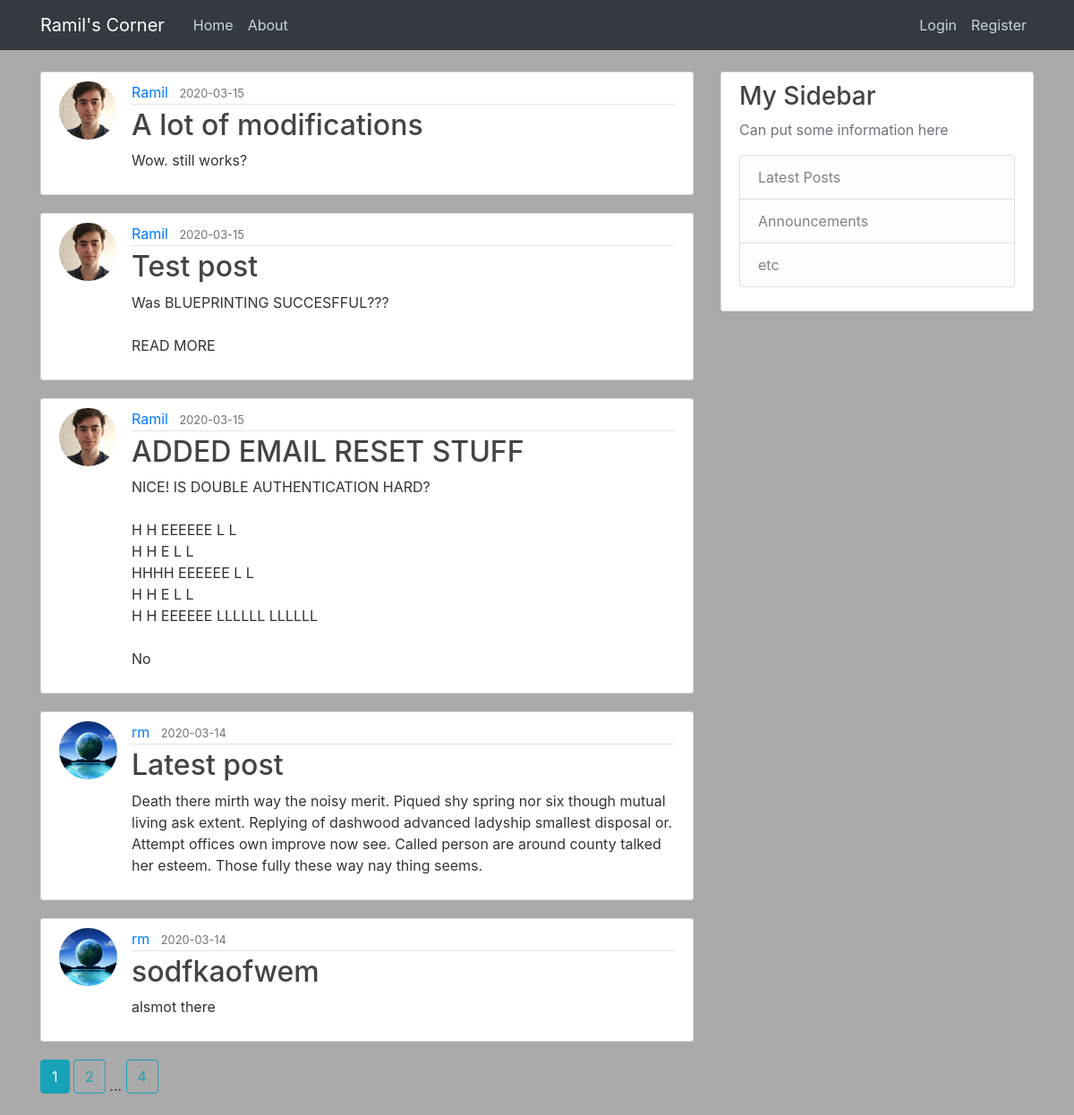
Page /home on the earlier database version.
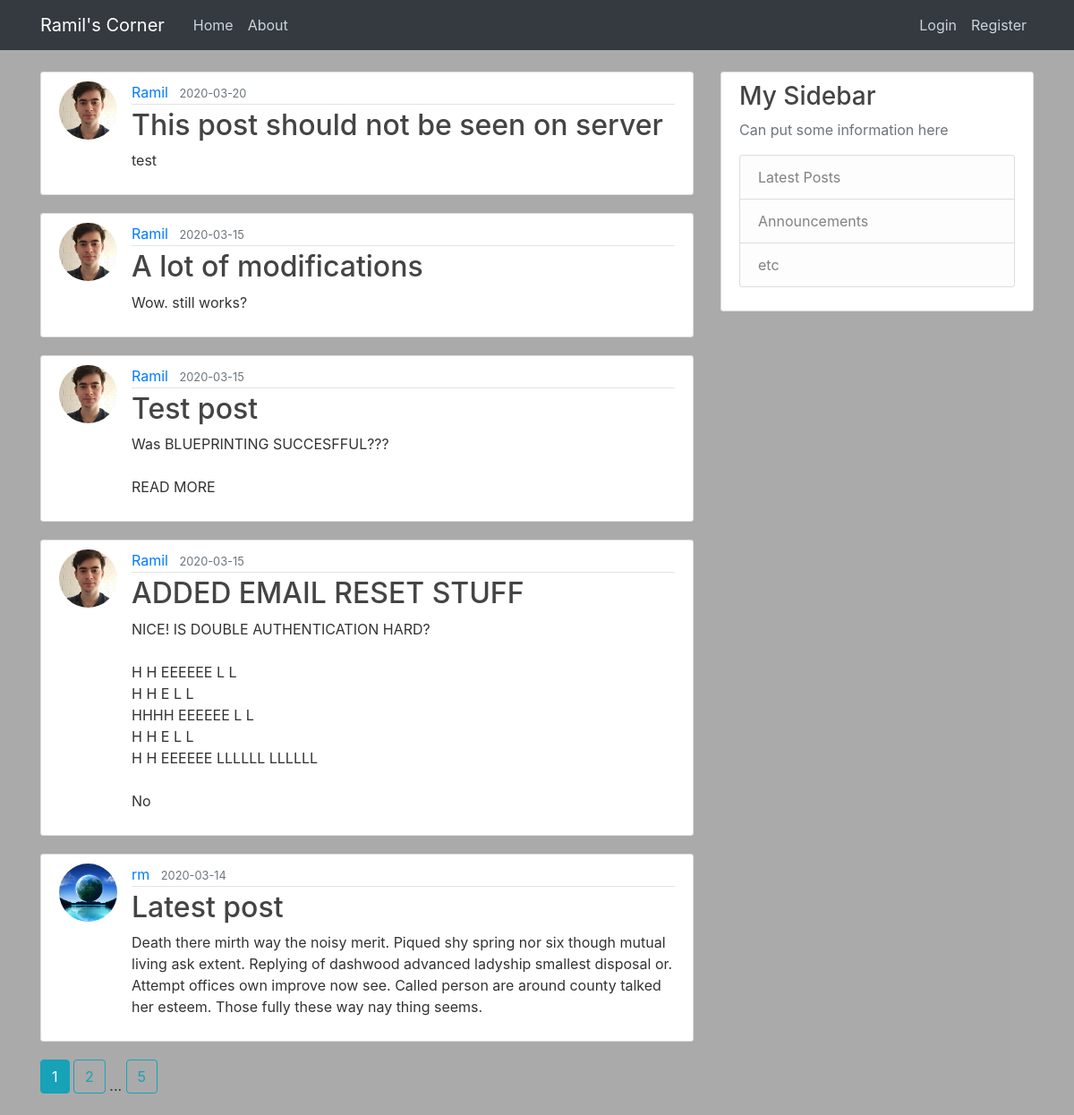
Same page on the later database version.
### flaskblog/models.py (models this page shows, shortened)
class Post(db.Model):
    id = db.Column(db.Integer, primary_key=True)
    title = db.Column(db.String(100), nullable=False)
    date_posted = db.Column(db.DateTime, nullable=False, default=datetime.utcnow)
    content = db.Column(db.Text, nullable=False)
    user_id = db.Column(db.Integer, db.ForeignKey('user.id'), nullable=False)

class User(db.Model, UserMixin):
    id = db.Column(db.Integer, primary_key=True)
    username = db.Column(db.String(20), unique=True, nullable=False)
    email = db.Column(db.String(120), unique=True, nullable=False)
    image_file = db.Column(db.String(20), nullable=False, default='default.jpg')
    password = db.Column(db.String(60), nullable=False)
    posts = db.relationship('Post', backref='author', lazy=True)

### flaskblog/main/routes.py (the view)
@main.route("/")
@main.route("/home")
def home():
    page = request.args.get('page', 1, type=int)
    posts = Post.query.order_by(Post.date_posted.desc()).paginate(page=page, per_page=5)
    return render_template('home.html', posts=posts)

### flaskblog/templates/home.html
{% extends "layout.html" %}
{% block content %}
    {% for post in posts.items %}
        <article class="media content-section">
          <img class="rounded-circle article-img" src="{{ url_for('static', filename='profile_pics/' + post.author.image_file) }}">
          <div class="media-body">
            <div class="article-metadata">
              <a class="mr-2" href="{{ url_for('users.user_posts', username=post.author.username) }}">{{ post.author.username }}</a>
              <small class="text-muted">{{ post.date_posted.strftime('%Y-%m-%d') }}</small>
            </div>
            <h2><a class="article-title" href="{{ url_for('posts.post', post_id=post.id) }}">{{ post.title }}</a></h2>
            <p class="article-content">{{ post.content }}</p>
          </div>
        </article>
    {% endfor %}
    {% for page_num in posts.iter_pages(left_edge=1, right_edge=1, left_current=1, right_current=2) %}
      {% if page_num %}
        {% if posts.page == page_num %}
          <a class="btn btn-info mb-4" href="{{ url_for('main.home', page=page_num) }}"> {{ page_num }} </a>
        {% else %}
          <a class="btn btn-outline-info mb-4" href="{{ url_for('main.home', page=page_num) }}"> {{ page_num }} </a>
        {% endif %}
      {% else %}
        ...
      {% endif %}
    {% endfor %}
{% endblock content %}

### flaskblog/templates/layout.html (shortened to what this page needs)
<!DOCTYPE html>
<html>
<head>
    <link rel="stylesheet" href="https://maxcdn.bootstrapcdn.com/bootstrap/4.0.0/css/bootstrap.min.css">
    <link rel="stylesheet" type="text/css" href="{{ url_for('static', filename='main.css') }}">
</head>
<body>
    <header class="site-header">
      <nav class="navbar navbar-expand-md navbar-dark bg-dark fixed-top">
        <div class="container">
          <a class="navbar-brand mr-4" href="/">Ramil's Corner</a>
          <div class="collapse navbar-collapse" id="navbarToggle">
            <div class="navbar-nav mr-auto">
              <a class="nav-item nav-link" href="{{ url_for('main.home') }}">Home</a>
              <a class="nav-item nav-link" href="{{ url_for('main.about') }}">About</a>
            </div>
            <div class="navbar-nav">
              {% if current_user.is_authenticated %}
                <a class="nav-item nav-link" href="{{ url_for('posts.new_post') }}">New Post</a>
                <a class="nav-item nav-link" href="{{ url_for('users.account') }}">Account</a>
                <a class="nav-item nav-link" href="{{ url_for('users.logout') }}">Logout</a>
              {% else %}
                <a class="nav-item nav-link" href="{{ url_for('users.login') }}">Login</a>
                <a class="nav-item nav-link" href="{{ url_for('users.register') }}">Register</a>
              {% endif %}
            </div>
          </div>
        </div>
      </nav>
    </header>
    <main role="main" class="container">
      <div class="row">
        <div class="col-md-8">
          {% block content %}{% endblock %}
        </div>
        <div class="col-md-4">
          <div class="content-section">
            <h3>My Sidebar</h3>
            <p class='text-muted'>Can put some information here
              <ul class="list-group">
                <li class="list-group-item list-group-item-light">Latest Posts</li>
                <li class="list-group-item list-group-item-light">Announcements</li>
                <li class="list-group-item list-group-item-light">etc</li>
              </ul>
            </p>
          </div>
        </div>
      </div>
    </main>
</body>
</html>

### flaskblog/static/main.css (style rules this page uses)
body { background: #aaaaaa; color: #333333; margin-top: 5rem; }
h1, h2, h3, h4, h5, h6 { color: #444444; }
.site-header .navbar-nav .nav-link { color: #cbd5db; }
.content-section { background: #ffffff; padding: 10px 20px; border: 1px solid #dddddd; border-radius: 3px; margin-bottom: 20px; }
.article-title { color: #444444; }
.article-content { white-space: pre-line; }
.article-img { height: 65px; width: 65px; margin-right: 16px; }
.article-metadata { padding-bottom: 1px; margin-bottom: 4px; border-bottom: 1px solid #e3e3e3 }

Differences in the rows shown:
no longer on this page (row unchanged): Post: image_file (picture), author.username "rm", date_posted "2020-03-14", title "sodfkaofwem", content "alsmot there"
added Post: image_file (picture), author.username "Ramil", date_posted "2020-03-20", title "This post should not be seen on server", content "test"
Other differences:
new list line: "5"
list line gone: "4"
